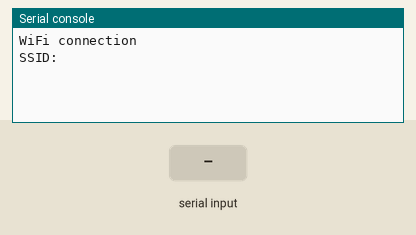
Simulated run of this program. Board: ESP8266 board running MicroPython. Shown: the last lines printed to the serial console. Inputs (shaded band) come from the test bench. WiFi joins after 1.5 s. At 4.3 s the program stops and its outputs stay as they are.

Above: at 1.2 s.
1.3 s: "1" typed at the serial console, then Enter
At 2.5 s:
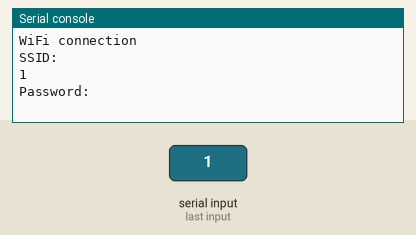
2.8 s: "0" typed at the serial console, then Enter
At 3.6 s:
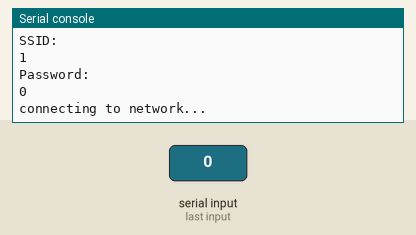

Measured:
- after the input at 1.3 s, the serial console: prints a new line at once (image 1)
- after the input at 2.8 s, the serial console: prints a new line at once (image 2)

The program:

wifi.py
```python
print("WiFi connection")
ssid = input("SSID: ")
password = input("Password: ")


def do_connect():
    import network
    sta_if = network.WLAN(network.STA_IF)
    if not sta_if.isconnected():
        print('connecting to network...')
        sta_if.active(True)
        sta_if.connect(str(ssid), str(password))
        while not sta_if.isconnected():
            pass
    print('network config:', sta_if.ifconfig())

do_connect()
```
